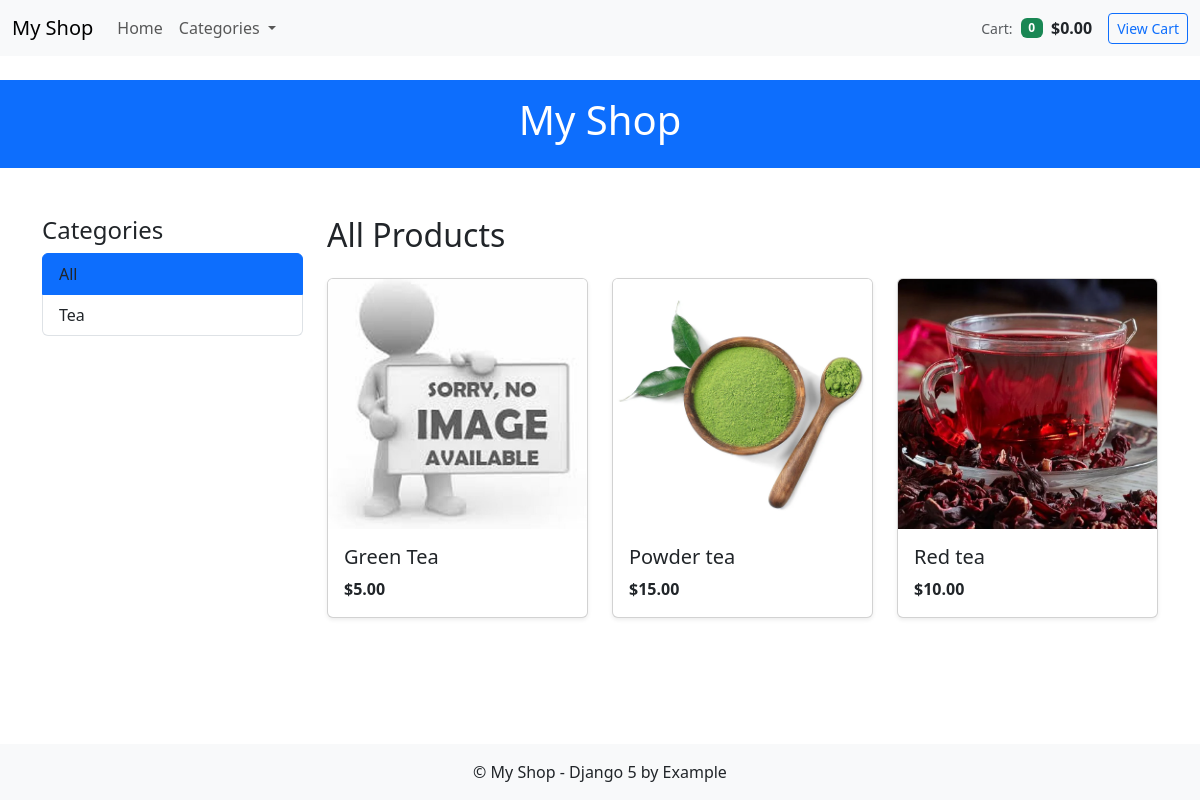
The page / on the database its author committed.
### shop/models.py (models this page shows, shortened)
class Category(models.Model):
    name = models.CharField(max_length=200)
    slug = models.SlugField(max_length=200, unique=True)
    class Meta:
        ordering = ["name"]
        indexes = [
            models.Index(fields=["name"]),
        ]
        verbose_name = "category"
        verbose_name_plural = "categories"
    def get_absolute_url(self):
        return reverse(
            "shop:product_list_by_category", kwargs={"category_slug": self.slug}
        )

class Product(models.Model):
    category = models.ForeignKey(
        Category, related_name="products", on_delete=models.CASCADE
    )
    name = models.CharField(max_length=200)
    slug = models.SlugField(max_length=200)
    image = models.ImageField(upload_to="products/%Y/%m/%d", blank=True)
    description = models.TextField(blank=True)
    price = models.DecimalField(max_digits=10, decimal_places=2)
    available = models.BooleanField(default=True)
    created = models.DateTimeField(auto_now_add=True)
    updated = models.DateTimeField(auto_now=True)
    class Meta:
        ordering = ["name"]
        indexes = [
            models.Index(fields=["id", "slug"]),
            models.Index(fields=["name"]),
            models.Index(fields=["-created"]),
        ]
    def get_absolute_url(self):
        return reverse("shop:product_detail", kwargs={"pk": self.id, "slug": self.slug})

### shop/views.py (the view)
# urls.py: path("", views.ProductListView.as_view(), name="product_list"),
class ProductListView(ListView):
    model = Product
    template_name = "shop/product/list.html"
    context_object_name = "products"
    paginate_by = 12  # По желанию — пагинация
    def get_queryset(self):
        queryset = Product.objects.filter(available=True)
        category_slug = self.kwargs.get("category_slug")
        if category_slug:
            queryset = queryset.filter(category__slug=category_slug)
        return queryset
    def get_context_data(self, **kwargs):
        context = super().get_context_data(**kwargs)
        category_slug = self.kwargs.get("category_slug")
        context["category"] = (
            Category.objects.filter(slug=category_slug).first()
            if category_slug
            else None
        )
        context["categories"] = Category.objects.all()
        return context

### cart/cart.py (called while the page is built)
    def __len__(self):
        return sum(item["quantity"] for item in self.cart.values())

    def get_total_price(self):
        return sum(
            Decimal(item["price"]) * item["quantity"] for item in self.cart.values()
        )

### cart/context_processors.py (called while the page is built)
def cart_context(request):
    from cart.cart import Cart
    cart = Cart(request)
    return {
        "cart_items_count": len(cart),
        "cart_total": cart.get_total_price(),
    }

### shop/context_processors.py (called while the page is built)
def media_url(request):
    from django.conf import settings
    return {"MEDIA_URL": settings.MEDIA_URL}

### shop/templates/shop/product/list.html (shortened to what this page needs)
{% extends "base.html" %}
{% load static %}
{% block content %}
<div class="row mb-4">
    <div class="col-md-3">
        <h4>Categories</h4>
        <ul class="list-group mb-4">
            <li class="list-group-item {% if not category %}active{% endif %}">
                <a href="{% url 'shop:product_list' %}" class="text-decoration-none text-dark">All</a>
            </li>
            {% for c in categories %}
            <li class="list-group-item {% if category.slug == c.slug %}active{% endif %}">
                <a href="{{ c.get_absolute_url }}" class="text-decoration-none text-dark">{{ c.name }}</a>
            </li>
            {% endfor %}
        </ul>
    </div>
    <div class="col-md-9">
        <h2 class="mb-4">
            {% if category %}
            {{ category.name }}
            {% else %}
            All Products
            {% endif %}
        </h2>
        <div class="row g-4">
            {% for product in products %}
            <div class="col-sm-6 col-md-4">
                <div class="card h-100 shadow-sm">
                    <a href="{{ product.get_absolute_url }}">
                        {% if product.image and product.image.url %}
                        <img src="{{ product.image.url }}" class="card-img-top product-image" alt="{{ product.name }}">
                        {% else %}
                        <img src="/media/img/no_image.jpg" class="card-img-top product-image" alt="No image">
                        {% endif %}
                    </a>
                    <div class="card-body d-flex flex-column">
                        <h5 class="card-title">
                            <a href="{{ product.get_absolute_url }}" class="text-decoration-none text-dark">
                                {{ product.name }}
                            </a>
                        </h5>
                        <p class="card-text mt-auto fw-bold">${{ product.price }}</p>
                    </div>
                </div>
            </div>
            {% empty %}
            <p>No products found.</p>
            {% endfor %}
        </div>
    </div>
</div>
{% endblock %}

### static/css/custom.css (style rules this page uses)
.product-image { object-fit: cover; width: 100%; height: 250px; }

### rows shown on the page
Category: name "Tea"
Product: name "Green Tea", price "5.00"
Product: image (picture), name "Powder tea", price "15.00"
Product: image (picture), name "Red tea", price "10.00"

### other values the page prints
{{ cart_items_count|default:0 }} "0"
{{ cart_total|default:"0.00" }} "0.00"
